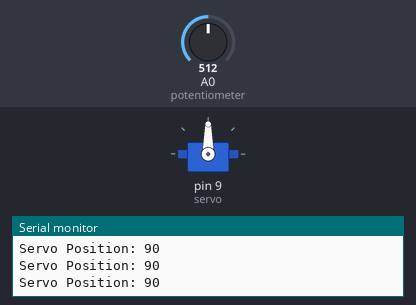
This sketch was run on a simulated Arduino Uno, built with avr-gcc and run on an emulated ATmega328P. Parts: servo, the last lines printed to the serial monitor. Inputs (shaded band) come from the test bench; at power-on: A0 (potentiometer) = 512.

Above: at 1.2 s.
1.3 s: A0 (potentiometer) set to 562
At 2.7 s:
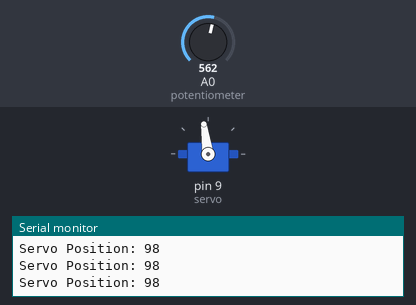
4.3 s: A0 (potentiometer) set to 581
At 4.9 s:
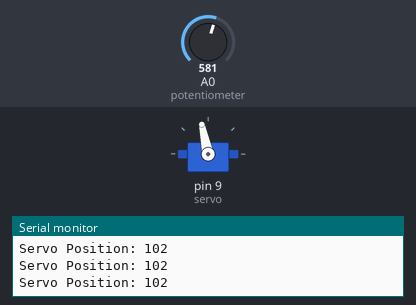
5.8 s: A0 (potentiometer) set to 306
At 7.0 s:
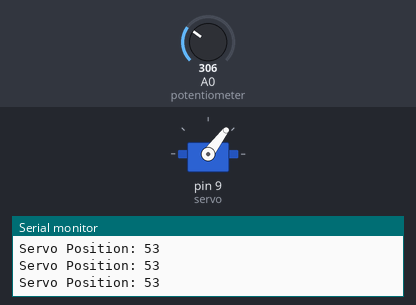
7.3 s: A0 (potentiometer) set to 62
At 7.7 s:
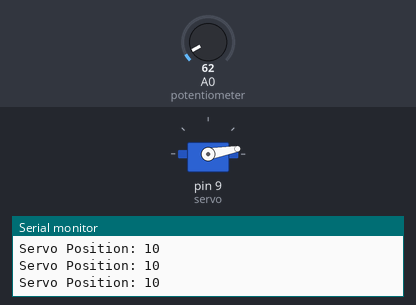
8.8 s: A0 (potentiometer) set to 50
At 9.3 s:
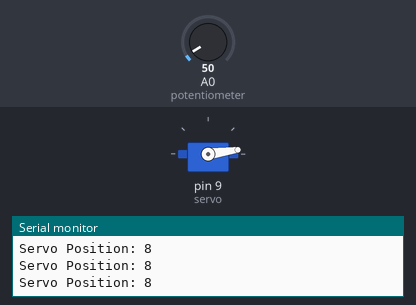
10.3 s: A0 (potentiometer) set to 122
At 11.5 s:
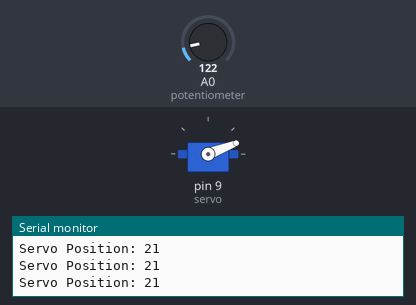
Timing chart, 0 to 12.8 s (numbered marks = the images above; inputs shaded):
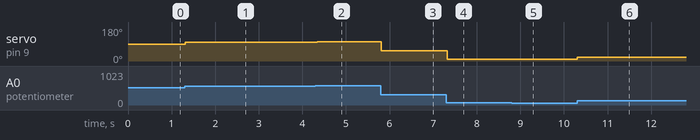

The sketch:

Servo_enhance_potentiometer_Arduino_.ino
```cpp
#include <Servo.h>

Servo servo;
int angle = 90;
char key; // Declare key outside of the if block

void setup()
{
  servo.attach(9); // Attach the servo to digital pin 9
  Serial.begin(9600); // Initialize serial communication
}

void loop()
{
  if (Serial.available() > 0)
  {
    key = Serial.read(); // Read the incoming key
  }

  if (key == 'q')
  { // Halt if 'q' is pressed
    while (true) {} // Halt the program
  }

  int potVal = analogRead(A0); // Read potentiometer value
  int mappedVal = map(potVal, 0, 1023, 0, 180); // Map potentiometer value to servo angle range

  servo.write(mappedVal); // Set servo angle
  Serial.print("Servo Position: "); // Print the servo position
  Serial.println(mappedVal); // Send the position to the serial monitor

  delay(50); // Delay for stability
}
```

Measured:
- after the input at 1.3 s, servo on pin 9 (servo): 90° → 98° at once
- after the input at 4.3 s, servo on pin 9 (servo): 98° → 102° at once
- after the input at 5.8 s, servo on pin 9 (servo): 102° → 53° at once
- after the input at 7.3 s, servo on pin 9 (servo): 53° → 10° at once
- after the input at 8.8 s, servo on pin 9 (servo): 10° → 8° at once
- after the input at 10.3 s, servo on pin 9 (servo): 8° → 21° at once
